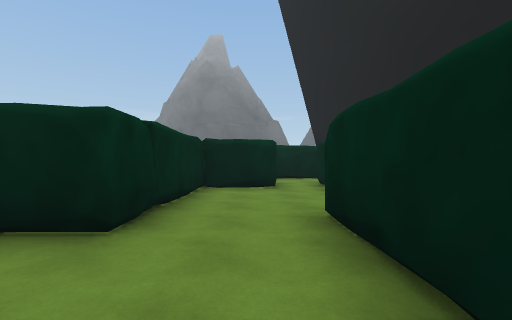
view 1 (above)

17 first-person views from a walk through a scene from a Unity 3-D project. The camera is 1.4 m above the floor, looks level and sees 90° across. The floor is counted in squares, 2 m on a side. Each view is taken from the middle of a square. On the plan, view 1 faces up. The plan holds only what a view shows up to about 9 squares ahead; the rest is blank. The place goes on beyond the plan. Some animated figures are not drawn.

view 2
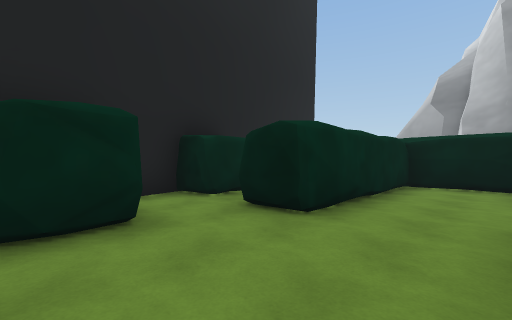

view 3
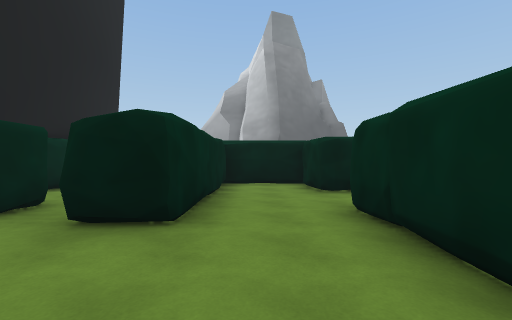

view 4
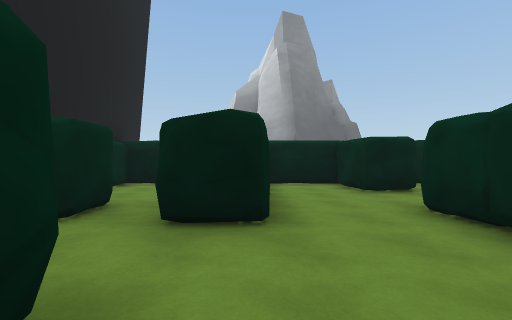

view 5
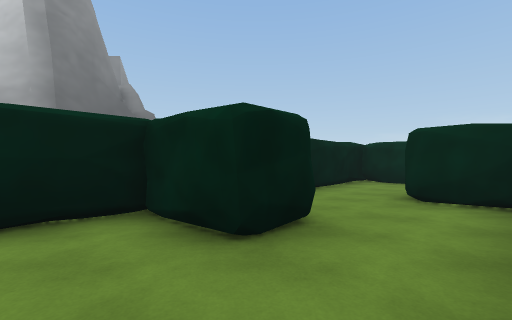

view 6
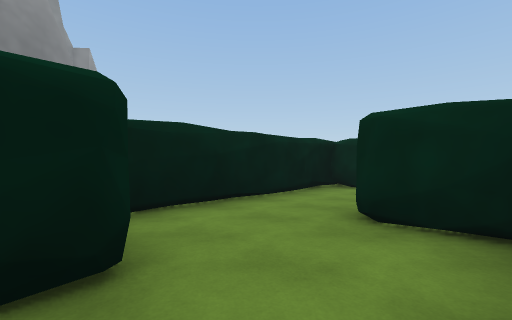

view 7
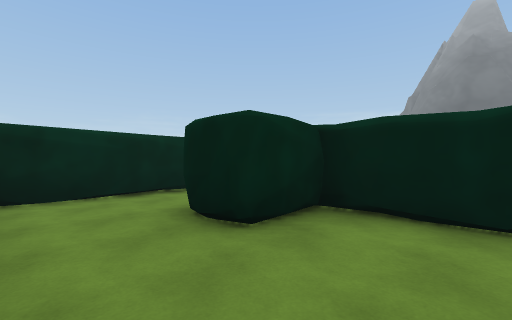

view 8
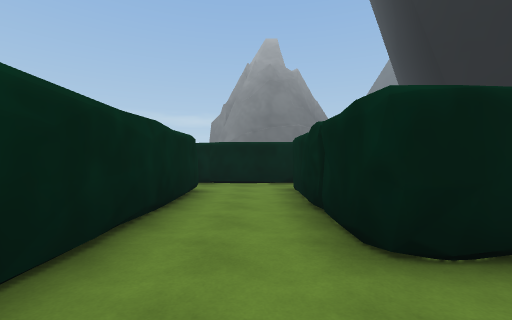

view 9
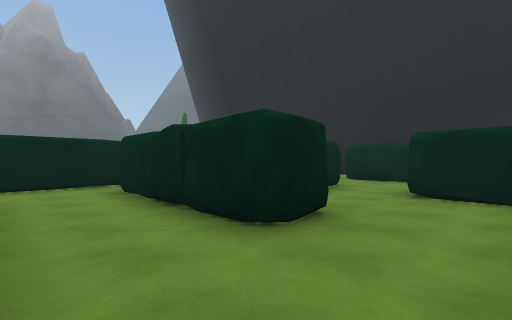

view 10
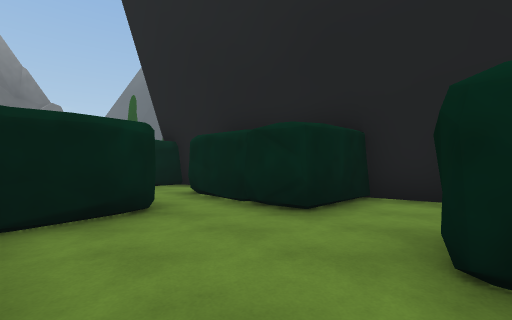

view 11
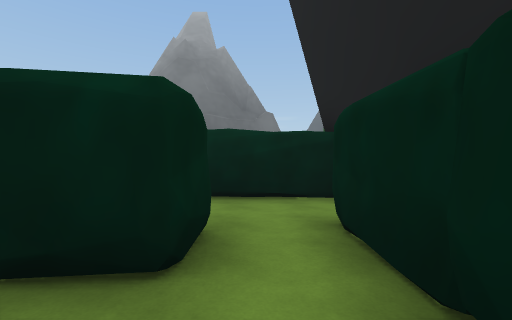

view 12
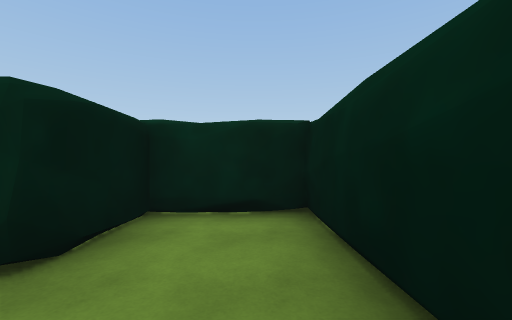

view 13
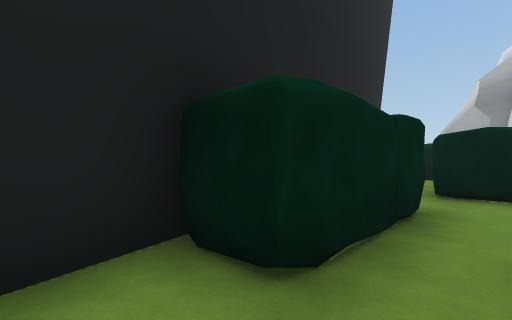

view 14
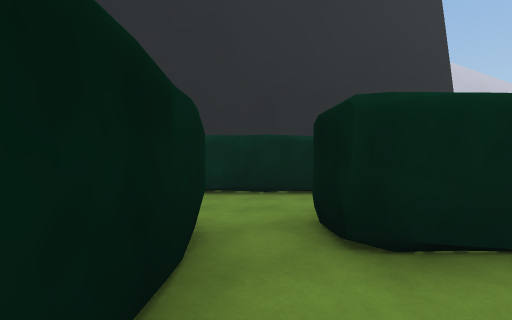

view 15
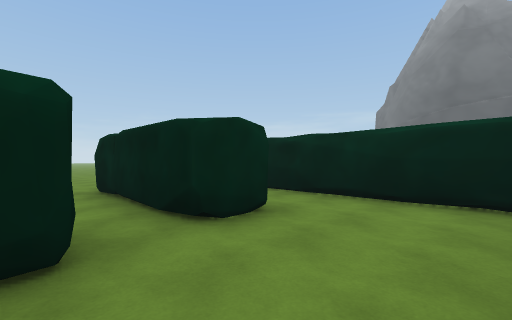

view 16
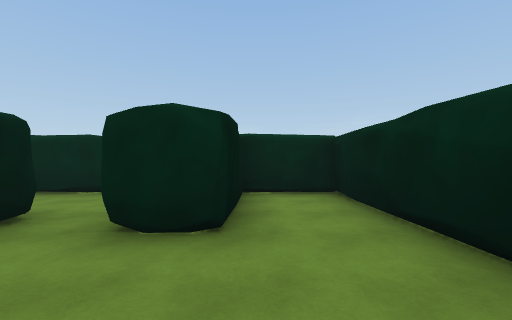

view 17
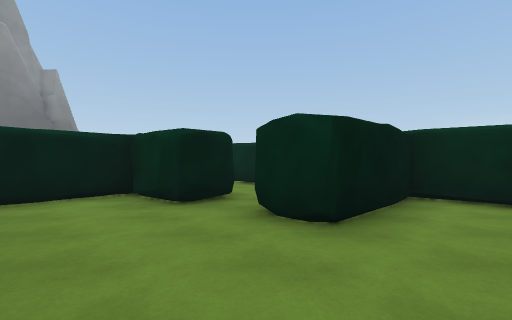

### Floor plan
Points are (right, up) in squares from view 1. A wall is a line through its corners. A room is listed if a view was taken in it or the views show most of it. See-through windows are left out.
Room 1 (views 1, 5, 6)
walls: (-1.4, 0.1) (-1.5, -1.4) (-0.6, -1.5); (-1.4, 2.3) (-2.6, 2.2); (-2.5, 0.4) (-1.4, 0.4) (-1.3, -0.3); (0.9, -0.1) (0.7, 3.1); (-1.5, -1.4) (0.9, -1.4); (1.5, 0.6) (1.5, 1.4); (0.7, -1) (0.9, 2.3); (1.4, 2.1) (1.4, 2.6); (1, -1.4) (0.9, -0.5)
low walls: (0.9, -1.4) (1, -0.5)
ways out: opening at (-0.5, 3) to room 2; opening at (-2, 1.5) to room 3
Room 2 (views 2, 3, 4, 10, 11)
walls: (0.2, 6.3) (-1.2, 6.4) (-1.4, 2.3); (1.4, 4.9) (1.4, 6.1); (0.5, 6.4) (-0.1, 6.4); (1.8, 4.9) (1.7, 6.5); (-1.4, 3.4) (-1.3, 2.8); (0.9, 2.3) (1, 3.3)
low walls: (1.2, 6.1) (1.2, 6.6); (1.9, 4.9) (1.7, 5.8); (1, 3.3) (1.3, 3.4)
ways out: opening at (-0.5, 3) to room 1; opening at (1, 7) to room 5; opening at (2, 4)
Room 3 (view 7)
walls: (-4.9, 0.7) (-6.2, 0.7); (-2.8, -0.4) (-2.8, 0.1); (-2.6, -0.1) (-2.5, 0.4); (-2.6, -1.1) (-2.6, 0.4); (-2.6, 2.2) (-3.8, 2.1); (-6.6, -1.5) (-3.1, -1.4); (-1.7, 2.2) (-4.9, 2.3) (-4.9, 0.6) (-6.2, 0.8)
low walls: (-4.9, 2.3) (-4.9, 1.8)
ways out: opening at (-2, 1.5) to room 1; opening at (-5.5, -0.5) to room 4
Room 4 (views 8, 9, 14)
walls: (-6.4, 2.6) (-6.3, 3.2); (-8.4, 5) (-8.3, -1.5) (-6.6, -1.5); (-6.2, 1.8) (-6.1, 2.2); (-6.2, 4.7) (-6.1, 5.4); (-6.2, 0.8) (-6.1, 2.1); (-6, 0.7) (-6.2, 1); (-6, 0.7) (-6.1, 5.4); (-6.6, 6.5) (-8.5, 6.5)
low walls: (-6.1, 2.2) (-6.2, 2.8)
ways out: opening at (-5.5, -0.5) to room 3; opening at (-6, 6) to room 6; opening at (-9, 5.5)
Room 5 (views 12, 13)
walls: (0.1, 7.6) (0.5, 7.6) (0.5, 6.4); (-1.2, 9) (-1.2, 7.7) (0.5, 7.7); (1.4, 7.2) (1.4, 7.9); (1.8, 7.4) (1.9, 7.7) (3.1, 7.8) (2.6, 9.7) (-1.4, 9.6) (-1.3, 8.3); (1.9, 8) (3, 7.9); (1.7, 6.5) (1.7, 7.7)
ways out: opening at (1, 7) to room 2
Room 6 (views 15, 16, 17)
walls: (-5.4, 6.5) (-6.6, 6.5); (-5.4, 7.6) (-5.4, 6.6); (-6.1, 5.4) (-4.9, 5.4) (-4.8, 3.9); (-4.8, 5) (-4.8, 3.5) (-3, 3.5); (-7.3, 8.2) (-5.7, 8.2); (-2.6, 5.2) (-2.7, 6.1); (-2.6, 4.7) (-2.6, 7.1); (-2.9, 9.6) (-8.3, 9.5); (-7.6, 9.6) (-8.3, 9.7) (-8.3, 9.2); (-3.5, 3.5) (-3, 3.5); (-3.7, 3.1) (-3, 3.1); (-8.5, 9.5) (-8.4, 7.6) (-5.4, 7.6) (-5.4, 6.6)
low walls: (-5.4, 6.6) (-6.2, 6.5); (-5.5, 4.5) (-5.6, 4)
ways out: opening at (-6, 6) to room 4

Positions as (right, up) in squares from view 1, and headings:
1: (0, 0), facing up
2: (-1, 6), facing down-right
3: (0, 6), facing down
4: (1, 6), facing down
5: (0, 2), facing down-left
6: (-2, 2), facing down-left
7: (-3, -1), facing up-left
8: (-7, -1), facing up
9: (-8, -1), facing up-right
10: (-1, 3), facing up-right
11: (1, 5), facing up
12: (2, 9), facing left
13: (1, 9), facing down-right
14: (-8, 6), facing right
15: (-3, 5), facing up-left
16: (-3, 8), facing left
17: (-3, 9), facing down-left
